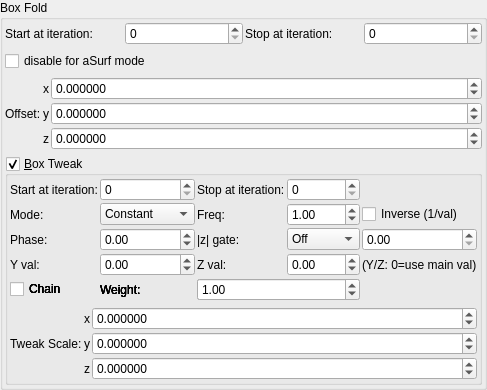
    <widget class="QGroupBox" name="groupBox">
     <property name="title">
      <string>Box Fold</string>
     </property>
     <layout class="QVBoxLayout" name="verticalLayout_3">
      <property name="leftMargin">
       <number>2</number>
      </property>
      <property name="topMargin">
       <number>2</number>
      </property>
      <property name="rightMargin">
       <number>2</number>
      </property>
      <property name="bottomMargin">
       <number>2</number>
      </property>
      <item>
       <layout class="QGridLayout" name="gridLayout_79">
        <property name="spacing">
         <number>2</number>
        </property>
        <item row="2" column="3">
         <widget class="MySpinBox" name="spinboxInt_transf_stop_iterations_A">
          <property name="sizePolicy">
           <sizepolicy hsizetype="Preferred" vsizetype="Maximum">
            <horstretch>0</horstretch>
            <verstretch>0</verstretch>
           </sizepolicy>
          </property>
          <property name="maximum">
           <number>999</number>
          </property>
         </widget>
        </item>
        <item row="2" column="1">
         <widget class="MySpinBox" name="spinboxInt_transf_start_iterations_A">
          <property name="sizePolicy">
           <sizepolicy hsizetype="Minimum" vsizetype="Maximum">
            <horstretch>0</horstretch>
            <verstretch>0</verstretch>
           </sizepolicy>
          </property>
          <property name="minimum">
           <number>0</number>
          </property>
          <property name="maximum">
           <number>999</number>
          </property>
          <property name="value">
           <number>0</number>
          </property>
         </widget>
        </item>
        <item row="2" column="2">
         <widget class="QLabel" name="label_51">
          <property name="text">
           <string>Stop at iteration:</string>
          </property>
         </widget>
        </item>
        <item row="2" column="0">
         <widget class="QLabel" name="label_71">
          <property name="text">
           <string>Start at iteration:</string>
          </property>
         </widget>
        </item>
       </layout>
      </item>
      <item>
       <widget class="MyCheckBox" name="checkBox_transf_function_enabled">
        <property name="text">
         <string notr="true">disable for aSurf mode</string>
        </property>
       </widget>
      </item>
      <item>
       <layout class="QGridLayout" name="gridLayout_64" columnstretch="0,0,0,1">
        <property name="spacing">
         <number>2</number>
        </property>
        <item row="3" column="2">
         <widget class="QLabel" name="label_124">
          <property name="text">
           <string notr="true">z</string>
          </property>
         </widget>
        </item>
        <item row="1" column="2">
         <widget class="QLabel" name="label_123">
          <property name="text">
           <string notr="true">x</string>
          </property>
         </widget>
        </item>
        <item row="1" column="3">
         <widget class="MyDoubleSpinBox" name="spinbox3_transf_addition_constant_111_x">
          <property name="sizePolicy">
           <sizepolicy hsizetype="Minimum" vsizetype="Maximum">
            <horstretch>0</horstretch>
            <verstretch>0</verstretch>
           </sizepolicy>
          </property>
          <property name="prefix">
           <string/>
          </property>
          <property name="decimals">
           <number>6</number>
          </property>
          <property name="minimum">
           <double>-99.989999999999995</double>
          </property>
          <property name="singleStep">
           <double>0.100000000000000</double>
          </property>
         </widget>
        </item>
        <item row="2" column="3">
         <widget class="MyDoubleSpinBox" name="spinbox3_transf_addition_constant_111_y">
          <property name="sizePolicy">
           <sizepolicy hsizetype="Minimum" vsizetype="Maximum">
            <horstretch>0</horstretch>
            <verstretch>0</verstretch>
           </sizepolicy>
          </property>
          <property name="decimals">
           <number>6</number>
          </property>
          <property name="minimum">
           <double>-99.989999999999995</double>
          </property>
          <property name="maximum">
           <double>99.989999999999995</double>
          </property>
          <property name="singleStep">
           <double>0.100000000000000</double>
          </property>
         </widget>
        </item>
        <item row="2" column="2">
         <widget class="QLabel" name="label_122">
          <property name="text">
           <string notr="true">y</string>
          </property>
         </widget>
        </item>
        <item row="3" column="3">
         <widget class="MyDoubleSpinBox" name="spinbox3_transf_addition_constant_111_z">
          <property name="sizePolicy">
           <sizepolicy hsizetype="Minimum" vsizetype="Maximum">
            <horstretch>0</horstretch>
            <verstretch>0</verstretch>
           </sizepolicy>
          </property>
          <property name="decimals">
           <number>6</number>
          </property>
          <property name="minimum">
           <double>-99.989999999999995</double>
          </property>
          <property name="maximum">
           <double>99.989999999999995</double>
          </property>
          <property name="singleStep">
           <double>0.100000000000000</double>
          </property>
         </widget>
        </item>
        <item row="2" column="1">
         <widget class="QLabel" name="label_257">
          <property name="text">
           <string>Offset:</string>
          </property>
         </widget>
        </item>
       </layout>
      </item>
      <item>
       <widget class="MyGroupBox" name="groupCheck_transf_function_enabled_false">
        <property name="font">
         <font>
          <weight>50</weight>
          <bold>false</bold>
         </font>
        </property>
        <property name="title">
         <string>&amp;Box Tweak</string>
        </property>
        <property name="checkable">
         <bool>true</bool>
        </property>
        <layout class="QVBoxLayout" name="verticalLayout_4">
         <property name="leftMargin">
          <number>2</number>
         </property>
         <property name="topMargin">
          <number>2</number>
         </property>
         <property name="rightMargin">
          <number>2</number>
         </property>
         <property name="bottomMargin">
          <number>2</number>
         </property>
         <item>
          <layout class="QGridLayout" name="gridLayout_73">
           <property name="spacing">
            <number>2</number>
           </property>
           <item row="0" column="1">
            <widget class="MySpinBox" name="spinboxInt_transf_multiplier_start_iter_3">
             <property name="sizePolicy">
              <sizepolicy hsizetype="Minimum" vsizetype="Maximum">
               <horstretch>0</horstretch>
               <verstretch>0</verstretch>
              </sizepolicy>
             </property>
             <property name="maximum">
              <number>999</number>
             </property>
            </widget>
           </item>
           <item row="0" column="0">
            <widget class="QLabel" name="label_272">
             <property name="text">
              <string>Start at iteration:</string>
             </property>
            </widget>
           </item>
           <item row="0" column="2">
            <widget class="QLabel" name="label_271">
             <property name="text">
              <string>Stop at iteration:</string>
             </property>
            </widget>
           </item>
           <item row="0" column="3">
            <widget class="MySpinBox" name="spinboxInt_transf_multiplier_stop_iter_31">
             <property name="sizePolicy">
              <sizepolicy hsizetype="Minimum" vsizetype="Maximum">
               <horstretch>0</horstretch>
               <verstretch>0</verstretch>
              </sizepolicy>
             </property>
             <property name="maximum">
              <number>999</number>
             </property>
            </widget>
           </item>
      <item row="1" column="0">
       <widget class="QLabel"><property name="text"><string>Mode:</string></property></widget>
      </item>
      <item row="1" column="1">
       <widget class="MyComboBox" name="comboBox_transf_multiplier_value_mode_3">
        <item><property name="text"><string notr="true">Constant</string></property></item>
        <item><property name="text"><string notr="true">Sine</string></property></item>
        <item><property name="text"><string notr="true">Ramp</string></property></item>
        <item><property name="text"><string notr="true">Exponential</string></property></item>
        <item><property name="text"><string notr="true">Triangle</string></property></item>
        <item><property name="text"><string notr="true">Square</string></property></item>
        <item><property name="text"><string notr="true">Smoothstep</string></property></item>
        <item><property name="text"><string notr="true">Noise</string></property></item>
        <item><property name="text"><string notr="true">Ping-pong</string></property></item>
        <item><property name="text"><string notr="true">Stepped</string></property></item>
       </widget>
      </item>
      <item row="1" column="2">
       <widget class="QLabel"><property name="text"><string>Freq:</string></property></widget>
      </item>
      <item row="1" column="3">
       <widget class="MyDoubleSpinBox" name="spinbox_transf_multiplier_frequency_3">
        <property name="minimum"><double>0.01</double></property><property name="maximum"><double>100.0</double></property>
        <property name="singleStep"><double>0.1</double></property><property name="value"><double>1.0</double></property>
       </widget>
      </item>
      <item row="1" column="4" colspan="2">
       <widget class="MyCheckBox" name="checkBox_transf_multiplier_inverse_3">
        <property name="text"><string>Inverse (1/val)</string></property>
       </widget>
      </item>
      <item row="2" column="0">
       <widget class="QLabel"><property name="text"><string>Phase:</string></property></widget>
      </item>
      <item row="2" column="1">
       <widget class="MyDoubleSpinBox" name="spinbox_transf_multiplier_phase_3">
        <property name="minimum"><double>-10.0</double></property><property name="maximum"><double>10.0</double></property>
        <property name="singleStep"><double>0.1</double></property><property name="value"><double>0.0</double></property>
       </widget>
      </item>
      <item row="2" column="2">
       <widget class="QLabel"><property name="text"><string>|z| gate:</string></property></widget>
      </item>
      <item row="2" column="3">
       <widget class="MyComboBox" name="comboBox_transf_multiplier_threshold_mode_3">
        <item><property name="text"><string notr="true">Off</string></property></item>
        <item><property name="text"><string notr="true">&gt; thresh</string></property></item>
        <item><property name="text"><string notr="true">&lt; thresh</string></property></item>
       </widget>
      </item>
      <item row="2" column="4" colspan="2">
       <widget class="MyDoubleSpinBox" name="spinbox_transf_multiplier_threshold_3">
        <property name="minimum"><double>0.0</double></property><property name="maximum"><double>1000.0</double></property>
        <property name="singleStep"><double>0.1</double></property><property name="value"><double>0.0</double></property>
       </widget>
      </item>
      <item row="3" column="0">
       <widget class="QLabel"><property name="text"><string>Y val:</string></property></widget>
      </item>
      <item row="3" column="1">
       <widget class="MyDoubleSpinBox" name="spinbox_transf_multiplier_scale_y_3">
        <property name="minimum"><double>-100.0</double></property><property name="maximum"><double>100.0</double></property>
        <property name="singleStep"><double>0.01</double></property><property name="value"><double>0.0</double></property>
       </widget>
      </item>
      <item row="3" column="2">
       <widget class="QLabel"><property name="text"><string>Z val:</string></property></widget>
      </item>
      <item row="3" column="3">
       <widget class="MyDoubleSpinBox" name="spinbox_transf_multiplier_scale_z_3">
        <property name="minimum"><double>-100.0</double></property><property name="maximum"><double>100.0</double></property>
        <property name="singleStep"><double>0.01</double></property><property name="value"><double>0.0</double></property>
       </widget>
      </item>
      <item row="3" column="4" colspan="2">
       <widget class="QLabel"><property name="text"><string notr="true">(Y/Z: 0=use main val)</string></property></widget>
      </item>
      <item row="4" column="0">
       <widget class="MyCheckBox" name="checkBox_transf_multiplier_chain_5">
        <property name="text"><string>Chain</string></property>
       </widget>
      </item>
      <item row="4" column="1">
       <widget class="QLabel"><property name="text"><string>Weight:</string></property></widget>
      </item>
      <item row="4" column="2" colspan="2">
       <widget class="MyDoubleSpinBox" name="spinbox_transf_multiplier_weight_5">
        <property name="minimum"><double>0.0</double></property><property name="maximum"><double>10.0</double></property>
        <property name="singleStep"><double>0.1</double></property><property name="value"><double>1.0</double></property>
       </widget>
      </item>
      <item row="4" column="0">
       <widget class="MyCheckBox" name="checkBox_transf_multiplier_chain_4">
        <property name="text"><string>Chain</string></property>
       </widget>
      </item>
      <item row="4" column="1">
       <widget class="QLabel"><property name="text"><string>Weight:</string></property></widget>
      </item>
      <item row="4" column="2" colspan="2">
       <widget class="MyDoubleSpinBox" name="spinbox_transf_multiplier_weight_4">
        <property name="minimum"><double>0.0</double></property><property name="maximum"><double>10.0</double></property>
        <property name="singleStep"><double>0.1</double></property><property name="value"><double>1.0</double></property>
       </widget>
      </item>
      <item row="4" column="0">
       <widget class="MyCheckBox" name="checkBox_transf_multiplier_chain_3">
        <property name="text"><string>Chain</string></property>
       </widget>
      </item>
      <item row="4" column="1">
       <widget class="QLabel"><property name="text"><string>Weight:</string></property></widget>
      </item>
      <item row="4" column="2" colspan="2">
       <widget class="MyDoubleSpinBox" name="spinbox_transf_multiplier_weight_3">
        <property name="minimum"><double>0.0</double></property><property name="maximum"><double>10.0</double></property>
        <property name="singleStep"><double>0.1</double></property><property name="value"><double>1.0</double></property>
       </widget>
      </item>
      <item row="4" column="0">
       <widget class="MyCheckBox" name="checkBox_transf_multiplier_chain_2">
        <property name="text"><string>Chain</string></property>
       </widget>
      </item>
      <item row="4" column="1">
       <widget class="QLabel"><property name="text"><string>Weight:</string></property></widget>
      </item>
      <item row="4" column="2" colspan="2">
       <widget class="MyDoubleSpinBox" name="spinbox_transf_multiplier_weight_2">
        <property name="minimum"><double>0.0</double></property><property name="maximum"><double>10.0</double></property>
        <property name="singleStep"><double>0.1</double></property><property name="value"><double>1.0</double></property>
       </widget>
      </item>
      <item row="4" column="0">
       <widget class="MyCheckBox" name="checkBox_transf_multiplier_chain_1">
        <property name="text"><string>Chain</string></property>
       </widget>
      </item>
      <item row="4" column="1">
       <widget class="QLabel"><property name="text"><string>Weight:</string></property></widget>
      </item>
      <item row="4" column="2" colspan="2">
       <widget class="MyDoubleSpinBox" name="spinbox_transf_multiplier_weight_1">
        <property name="minimum"><double>0.0</double></property><property name="maximum"><double>10.0</double></property>
        <property name="singleStep"><double>0.1</double></property><property name="value"><double>1.0</double></property>
       </widget>
      </item>
          </layout>
         </item>
         <item>
          <layout class="QGridLayout" name="gridLayout_5" columnstretch="0,0,1">
           <property name="spacing">
            <number>2</number>
           </property>
           <item row="2" column="1">
            <widget class="QLabel" name="label_30">
             <property name="text">
              <string notr="true">z</string>
             </property>
            </widget>
           </item>
           <item row="0" column="1">
            <widget class="QLabel" name="label_32">
             <property name="text">
              <string notr="true">x</string>
             </property>
            </widget>
           </item>
           <item row="1" column="1">
            <widget class="QLabel" name="label_33">
             <property name="text">
              <string notr="true">y</string>
             </property>
            </widget>
           </item>
           <item row="1" column="0">
            <widget class="QLabel" name="label_37">
             <property name="text">
              <string>Tweak Scale:</string>
             </property>
            </widget>
           </item>
           <item row="0" column="2">
            <widget class="MyDoubleSpinBox" name="spinbox3_transf_scale3D_000_x">
             <property name="enabled">
              <bool>true</bool>
             </property>
             <property name="sizePolicy">
              <sizepolicy hsizetype="Minimum" vsizetype="Maximum">
               <horstretch>0</horstretch>
               <verstretch>0</verstretch>
              </sizepolicy>
             </property>
             <property name="decimals">
              <number>6</number>
             </property>
             <property name="minimum">
              <double>-99.989999999999995</double>
             </property>
             <property name="maximum">
              <double>99.989999999999995</double>
             </property>
             <property name="singleStep">
              <double>0.100000000000000</double>
             </property>
            </widget>
           </item>
           <item row="1" column="2">
            <widget class="MyDoubleSpinBox" name="spinbox3_transf_scale3D_000_y">
             <property name="enabled">
              <bool>true</bool>
             </property>
             <property name="sizePolicy">
              <sizepolicy hsizetype="Minimum" vsizetype="Maximum">
               <horstretch>0</horstretch>
               <verstretch>0</verstretch>
              </sizepolicy>
             </property>
             <property name="decimals">
              <number>6</number>
             </property>
             <property name="minimum">
              <double>-99.989999999999995</double>
             </property>
             <property name="maximum">
              <double>99.989999999999995</double>
             </property>
             <property name="singleStep">
              <double>0.100000000000000</double>
             </property>
            </widget>
           </item>
           <item row="2" column="2">
            <widget class="MyDoubleSpinBox" name="spinbox3_transf_scale3D_000_z">
             <property name="enabled">
              <bool>true</bool>
             </property>
             <property name="sizePolicy">
              <sizepolicy hsizetype="Minimum" vsizetype="Maximum">
               <horstretch>0</horstretch>
               <verstretch>0</verstretch>
              </sizepolicy>
             </property>
             <property name="decimals">
              <number>6</number>
             </property>
             <property name="minimum">
              <double>-99.989999999999995</double>
             </property>
             <property name="maximum">
              <double>99.989999999999995</double>
             </property>
             <property name="singleStep">
              <double>0.100000000000000</double>
             </property>
            </widget>
           </item>
          </layout>
         </item>
        </layout>
       </widget>
      </item>
     </layout>
    </widget>
